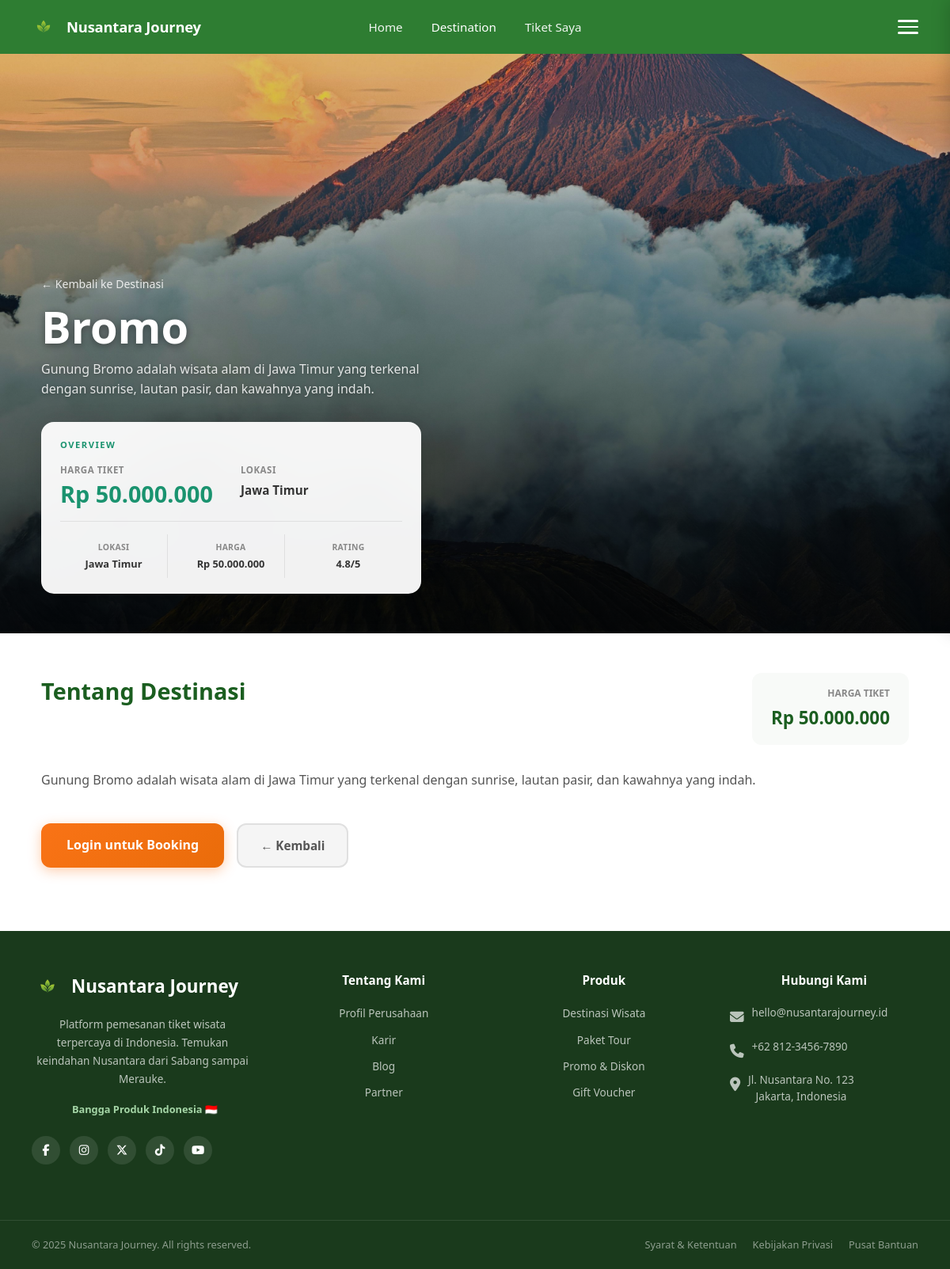
The page /user/detail.php?id=14 on the database its author committed.
### tables this page shows
CREATE TABLE `destinasi` (
  `id` int(11) NOT NULL,
  `provinsi_id` int(11) DEFAULT NULL,
  `nama_destinasi` varchar(150) NOT NULL,
  `provinsi` varchar(100) NOT NULL,
  `deskripsi` text NOT NULL,
  `harga` int(11) NOT NULL DEFAULT 0,
  `gambar` varchar(255) DEFAULT '',
  `created_at` timestamp NOT NULL DEFAULT current_timestamp(),
  `stok_tiket` int(11) DEFAULT 100
);

CREATE TABLE `provinsi` (
  `id` int(11) NOT NULL,
  `nama_provinsi` varchar(100) NOT NULL,
  `pulau` varchar(100) DEFAULT NULL,
  `ibu_kota` varchar(100) DEFAULT NULL,
  `populasi` varchar(50) DEFAULT NULL,
  `deskripsi` text DEFAULT NULL,
  `gambar` varchar(255) DEFAULT NULL,
  `highlight` varchar(255) DEFAULT NULL,
  `created_at` timestamp NOT NULL DEFAULT current_timestamp()
);

### user/detail.php (the view, shortened to what this page needs)
<?php
require_once '../koneksi.php';
$id = isset($_GET['id']) ? (int)$_GET['id'] : 0;
$q = mysqli_query($koneksi, "SELECT d.*, p.nama_provinsi, p.gambar as gambar_provinsi, p.deskripsi as deskripsi_provinsi
    FROM destinasi d
    LEFT JOIN provinsi p ON d.provinsi_id = p.id
    WHERE d.id = $id");
$destinasi = ($q && mysqli_num_rows($q) > 0) ? mysqli_fetch_assoc($q) : null;
$ada_gambar = !empty($destinasi['gambar']) && file_exists('../uploads/' . $destinasi['gambar']);
if ($ada_gambar) {
    $gambar_hero = '../uploads/' . $destinasi['gambar'];
} elseif (!empty($destinasi['gambar_provinsi']) && file_exists('../uploads/' . $destinasi['gambar_provinsi'])) {
    $gambar_hero = '../uploads/' . $destinasi['gambar_provinsi'];
} else {
    $gambar_hero = 'uploads/1778551955_ntt.jpg';
}
$back_url = isset($_SERVER['HTTP_REFERER']) && strpos($_SERVER['HTTP_REFERER'], 'provinsi_detail.php') !== false
    ? $_SERVER['HTTP_REFERER']
    : 'dashboard.php';
?>
<!DOCTYPE html>
<html lang="id">
<head>
    <link rel="stylesheet" href="../assets/css/index.css">
    <link rel="stylesheet" href="../assets/css/detail.css">
    <link rel="stylesheet" href="https://cdnjs.cloudflare.com/ajax/libs/font-awesome/6.5.1/css/all.min.css">
</head>
<body>
    <nav class="main-nav">
        <a href="../index.php" class="nav-brand">
            <img src="../uploads/logo.png" alt="Logo" class="nav-logo-leaf" onerror="this.style.display='none'">
            <span class="nav-brand-name">Nusantara Journey</span>
        </a>
        <div class="nav-links">
            <?php if (isset($_SESSION["user_id"])): ?>
            <a href="dashboard.php">Home</a>
            <a href="dashboard.php" class="aktif">Destination</a>
            <a href="../cart/tiket_saya.php">Tiket Saya</a>
            <?php else: ?>
            <a href="../index.php">Home</a>
            <a href="provinsi.php" class="aktif">Destination</a>
            <a href="../login.php">Tiket Saya</a>
            <?php endif; ?>
        </div>
        <div class="nav-hamburger" onclick="toggleMobileMenu()">
            <span></span>
            <span></span>
            <span></span>
        </div>
    </nav>
    <section class="detail-hero">
        <img src="<?= htmlspecialchars($gambar_hero) ?>" class="detail-hero-bg" alt="<?= htmlspecialchars($destinasi['nama_destinasi']) ?>"
             onerror="this.style.display='none'; this.parentElement.style.background='linear-gradient(135deg, #1a936f, #2ecc71)';">
        <div class="detail-hero-overlay"></div>
        <div class="detail-hero-wrapper">
            <div class="detail-hero-left">
                <div class="detail-title-area">
                    <a href="<?= htmlspecialchars($back_url) ?>" class="btn-kembali">&larr; Kembali ke Destinasi</a>
                    <h1><?= htmlspecialchars($destinasi['nama_destinasi']) ?></h1>
                    <p><?= htmlspecialchars($destinasi['deskripsi']) ?></p>
                </div>
                <div class="detail-info-card">
                    <div class="info-card-header">
                        <div class="info-card-title">Overview</div>
                    </div>
                    <div class="info-stats-row">
                        <div class="info-stat-item">
                            <div class="info-stat-label">Harga Tiket</div>
                            <div class="info-stat-value big-number">Rp <?= number_format($destinasi['harga'], 0, ',', '.') ?></div>
                        </div>
                        <div class="info-stat-item">
                            <div class="info-stat-label">Lokasi</div>
                            <div class="info-stat-value"><?= htmlspecialchars($destinasi['nama_provinsi'] ?? 'Indonesia') ?></div>
                        </div>
                    </div>
                    <div class="info-grid">
                        <div class="info-item">
                            <div class="info-label">Lokasi</div>
                            <div class="info-value"><?= htmlspecialchars($destinasi['nama_provinsi'] ?? 'Indonesia') ?></div>
                        </div>
                        <div class="info-item">
                            <div class="info-label">Harga</div>
                            <div class="info-value">Rp <?= number_format($destinasi['harga'], 0, ',', '.') ?></div>
                        </div>
                        <div class="info-item">
                            <div class="info-label">Rating</div>
                            <div class="info-value">4.8/5</div>
                        </div>
                    </div>
                </div>
            </div>
        </div>
    </section>
    <section class="detail-content">
        <div class="detail-content-header">
            <h2>Tentang Destinasi</h2>
            <div class="detail-harga-box">
                <div class="detail-harga-label">Harga Tiket</div>
                <div class="detail-harga-value">Rp <?= number_format($destinasi['harga'], 0, ',', '.') ?></div>
            </div>
        </div>
        <div class="detail-deskripsi">
            <?= nl2br(htmlspecialchars($destinasi['deskripsi'])) ?>
        </div>
        <div class="detail-actions">
            <?php if (isset($_SESSION['user_id'])): ?>
                <a href="../cart/booking.php?destinasi_id=<?= $destinasi['id'] ?>" class="btn-beli-tiket">Beli Tiket Sekarang</a>
            <?php else: ?>
                <a href="../login.php?redirect=user/detail.php?id=<?= $destinasi['id'] ?>" class="btn-beli-tiket">Login untuk Booking</a>
            <?php endif; ?>
            <a href="<?= htmlspecialchars($back_url) ?>" class="btn-kembali-dash">&larr; Kembali</a>
        </div>
    </section>
    <footer class="main-footer">
        <div class="footer-container">
            <div class="footer-grid">
                <div class="footer-brand">
                    <div class="footer-brand-name">
                        <img src="../uploads/logo.png" alt="Logo" class="footer-brand-logo" onerror="this.style.display='none'">
                        Nusantara Journey
                    </div>
                    <p class="footer-desc">
                        Platform pemesanan tiket wisata terpercaya di Indonesia.
                        Temukan keindahan Nusantara dari Sabang sampai Merauke.
                    </p>
                    <span class="footer-tagline">Bangga Produk Indonesia 🇮🇩</span>
                    <div class="footer-social">
                        <a href="#" class="footer-social-link" title="Facebook"><i class="fa-brands fa-facebook-f"></i></a>
                        <a href="#" class="footer-social-link" title="Instagram"><i class="fa-brands fa-instagram"></i></a>
                        <a href="#" class="footer-social-link" title="Twitter / X"><i class="fa-brands fa-x-twitter"></i></a>
                        <a href="#" class="footer-social-link" title="TikTok"><i class="fa-brands fa-tiktok"></i></a>
                        <a href="#" class="footer-social-link" title="YouTube"><i class="fa-brands fa-youtube"></i></a>
                    </div>
                </div>
                <div class="footer-col">
                    <h4>Tentang Kami</h4>
                    <ul>
                        <li><a href="#">Profil Perusahaan</a></li>
                        <li><a href="#">Karir</a></li>
                        <li><a href="#">Blog</a></li>
                        <li><a href="#">Partner</a></li>
                    </ul>
                </div>
                <div class="footer-col">
                    <h4>Produk</h4>
                    <ul>
                        <li><a href="provinsi.php">Destinasi Wisata</a></li>
                        <li><a href="dashboard.php">Paket Tour</a></li>
                        <li><a href="#">Promo & Diskon</a></li>
                        <li><a href="#">Gift Voucher</a></li>
                    </ul>
                </div>
                <div class="footer-col">
                    <h4>Hubungi Kami</h4>
                    <div class="footer-contact-item">
                        <span class="footer-contact-icon"><i class="fa-solid fa-envelope"></i></span>
                        <span>hello@nusantarajourney.id</span>
                    </div>
                    <div class="footer-contact-item">
                        <span class="footer-contact-icon"><i class="fa-solid fa-phone"></i></span>
                        <span>+62 812-3456-7890</span>
                    </div>
                    <div class="footer-contact-item">
                        <span class="footer-contact-icon"><i class="fa-solid fa-location-dot"></i></span>
                        <span>Jl. Nusantara No. 123<br>Jakarta, Indonesia</span>
                    </div>
                </div>
            </div>
        </div>
        <div class="footer-bottom">
            <span class="footer-copyright">&copy; 2025 Nusantara Journey. All rights reserved.</span>
            <div class="footer-links">
                <a href="#">Syarat & Ketentuan</a>
                <a href="#">Kebijakan Privasi</a>
                <a href="#">Pusat Bantuan</a>
            </div>
        </div>
    </footer>
</body>
</html>

### assets/css/index.css (style rules this page uses)
*, *::before, *::after { box-sizing: border-box; margin: 0; padding: 0; }
body { font-family: 'Segoe UI', Tahoma, Geneva, Verdana, sans-serif; line-height: 1.6; color: #333; }
.main-nav { position: absolute; top: 0; left: 0; right: 0; z-index: 100; padding: 0 36px; height: 68px; display: flex; justify-content: space-between; align-items: center; background: #2e7d32; }
.nav-brand { display: flex; align-items: center; gap: 10px; text-decoration: none; }
.nav-logo-leaf { width: 38px; height: 38px; }
.nav-brand-name { color: white; font-size: 1.15rem; font-weight: 700; letter-spacing: -0.2px; }
.nav-links { display: flex; align-items: center; gap: 36px; position: absolute; left: 50%; transform: translateX(-50%); }
.nav-links a { color: rgba(255,255,255,0.92); text-decoration: none; font-size: 0.95rem; font-weight: 500; transition: color 0.2s; }
.nav-links a:hover, .nav-links a.aktif { color: white; }
.nav-hamburger { display: flex; flex-direction: column; gap: 5px; cursor: pointer; padding: 4px; }
.nav-hamburger span { display: block; width: 26px; height: 2.5px; background: white; border-radius: 2px; }
.main-footer { background: #1a3a1c; color: rgba(255,255,255,0.5); text-align: center; padding: 24px; font-size: 0.84rem; }
.main-footer { background: #1a3a1c; color: rgba(255,255,255,0.85); padding: 0; font-size: 0.9rem; }
.footer-container { max-width: 1200px; margin: 0 auto; padding: 50px 40px 30px; }
.footer-grid { display: grid; grid-template-columns: 1.2fr 1fr 1fr 1fr; gap: 20px; margin-bottom: 20px; }
.footer-brand { display: flex; flex-direction: column; gap: 16px; }
.footer-brand-name { font-size: 1.4rem; font-weight: 800; color: white; display: flex; align-items: center; gap: 10px; }
.footer-brand-logo { width: 40px; height: 40px; }
.footer-desc { color: rgba(255,255,255,0.7); font-size: 0.85rem; line-height: 1.7; max-width: 280px; }
.footer-tagline { color: #a5d6a7; font-size: 0.8rem; font-weight: 600; }
.footer-col h4 { color: white; font-size: 0.95rem; font-weight: 700; margin-bottom: 18px; }
.footer-col ul { list-style: none; padding: 0; margin: 0; }
.footer-col ul li { margin-bottom: 10px; }
.footer-col ul li a { color: rgba(255,255,255,0.7); text-decoration: none; font-size: 0.85rem; transition: color 0.2s; }
.footer-contact-item { display: flex; align-items: flex-start; gap: 10px; margin-bottom: 12px; color: rgba(255,255,255,0.7); font-size: 0.85rem; }
.footer-contact-icon { font-size: 1.1rem; flex-shrink: 0; margin-top: 2px; }
.footer-social { display: flex; gap: 12px; margin-top: 8px; }
.footer-social-link { width: 36px; height: 36px; border-radius: 50%; background: rgba(255,255,255,0.1); display: flex; align-items: center; justify-content: center; color: white; text-decoration: none; font-size: 1rem; transition: background 0.2s, transform 0.2s; }
.footer-social-link i { font-size: 0.9rem; }
.footer-bottom { border-top: 1px solid rgba(255,255,255,0.1); padding: 20px 40px; display: flex; justify-content: space-between; align-items: center; flex-wrap: wrap; gap: 10px; max-width: 1200px; margin: 0 auto; }
.footer-copyright { color: rgba(255,255,255,0.5); font-size: 0.8rem; }
.footer-links { display: flex; gap: 20px; }
.footer-links a { color: rgba(255,255,255,0.5); text-decoration: none; font-size: 0.8rem; transition: color 0.2s; }

### rows shown on the page
destinasi: gambar (picture), nama_destinasi "Bromo", deskripsi "Gunung Bromo adalah wisata alam di Jawa Timur yang terkenal dengan sunrise, lautan pasir, dan kawahnya yang indah.", harga "50.000.000", provinsi.nama_provinsi "Jawa Timur"
